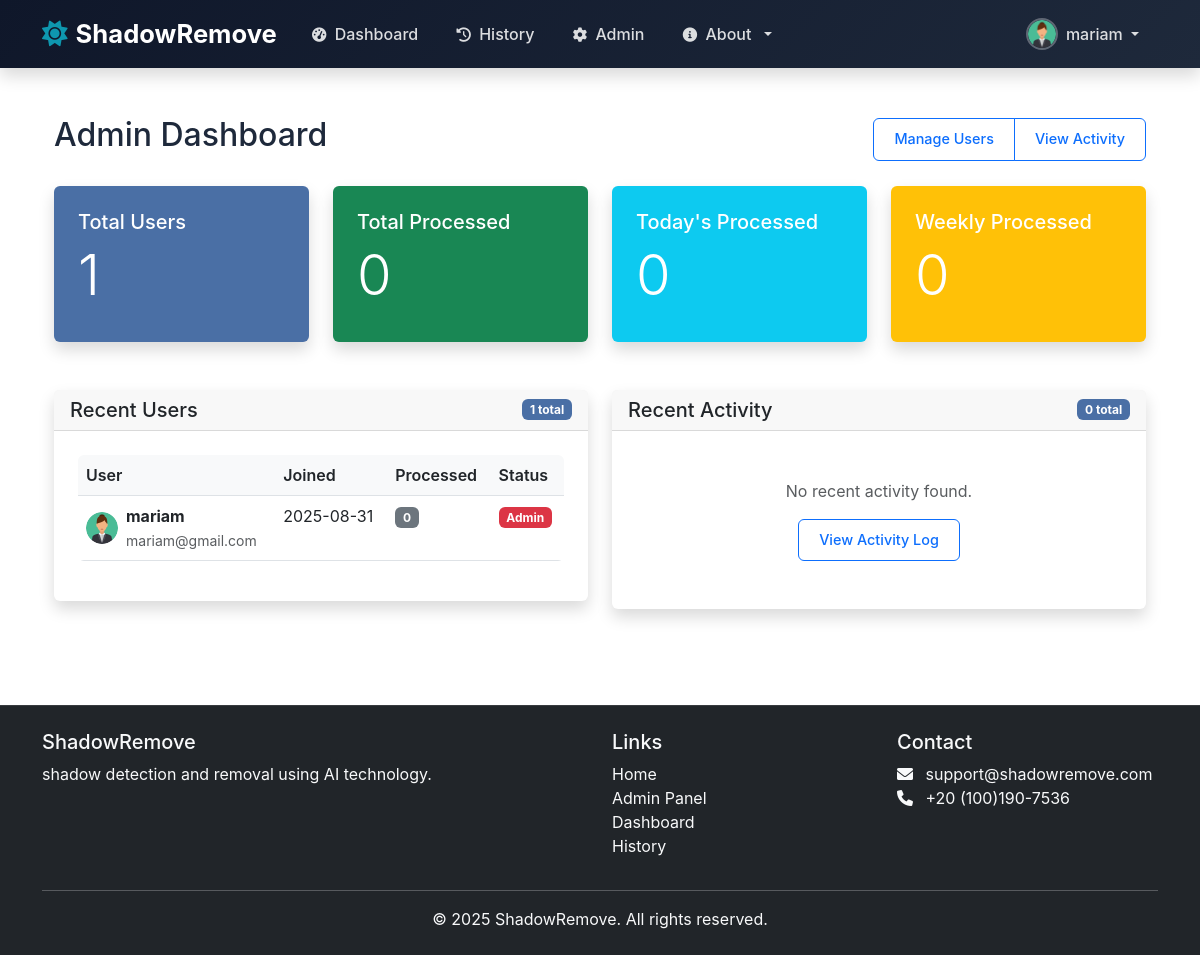
The page /admin (signed in) on the database its author committed.
### models.py (models this page shows, shortened)
class User(UserMixin, db.Model):
    id = db.Column(db.Integer, primary_key=True)
    username = db.Column(db.String(80), unique=True, nullable=False)
    email = db.Column(db.String(120), unique=True, nullable=False)
    password_hash = db.Column(db.String(128))
    first_name = db.Column(db.String(80), nullable=True)
    last_name = db.Column(db.String(80), nullable=True)
    bio = db.Column(db.Text, nullable=True)
    avatar = db.Column(db.String(120), default='default-avatar.png')
    created_at = db.Column(db.DateTime, default=datetime.utcnow)
    updated_at = db.Column(db.DateTime, default=datetime.utcnow, onupdate=datetime.utcnow)
    is_admin = db.Column(db.Boolean, default=False)
    is_active = db.Column(db.Boolean, default=True)

### admin_route.py (the view)
@admin_required
def admin_dashboard():
    from app import db
    users = User.query.order_by(User.created_at.desc()).all()
    users_data = []
    for user in users:
        processed_count = ProcessedImage.query.filter_by(user_id=user.id).count()
        last_activity = ProcessedImage.query.filter_by(user_id=user.id).order_by(ProcessedImage.created_at.desc()).first()
        users_data.append({
            'user': user,
            'processed_count': processed_count,
            'last_activity': last_activity
        })
    recent_activity = ProcessedImage.query.order_by(ProcessedImage.created_at.desc()).limit(10).all()
    total_users = User.query.count()
    total_processed = ProcessedImage.query.count()
    today_start = datetime.now().replace(hour=0, minute=0, second=0, microsecond=0)
    today_processed = ProcessedImage.query.filter(ProcessedImage.created_at >= today_start).count()
    week_start = today_start - timedelta(days=today_start.weekday())
    weekly_processed = ProcessedImage.query.filter(ProcessedImage.created_at >= week_start).count()
    detection_count = ProcessedImage.query.filter_by(process_type='detection').count()
    removal_count = ProcessedImage.query.filter_by(process_type='removal').count()
    return render_template('admin/admin_dashboard.html',
                         users_data=users_data,
                         recent_activity=recent_activity,
                         total_users=total_users,
                         total_processed=total_processed,
                         today_processed=today_processed,
                         weekly_processed=weekly_processed,
                         detection_count=detection_count,
                         removal_count=removal_count)

### templates/admin/admin_dashboard.html (shortened to what this page needs)
{% extends "base.html" %}
{% block content %}
<div class="container-fluid py-4">
    <div class="d-flex justify-content-between align-items-center mb-4">
        <h1 class="h2">Admin Dashboard</h1>
        <div class="btn-group">
            <a href="{{ url_for('admin_users') }}" class="btn btn-outline-primary">Manage Users</a>
            <a href="{{ url_for('admin_activity') }}" class="btn btn-outline-primary">View Activity</a>
        </div>
    </div>
    <div class="row mb-4">
        <div class="col-md-3">
            <div class="card bg-primary text-white">
                <div class="card-body">
                    <h5 class="card-title">Total Users</h5>
                    <h2 class="display-4">{{ total_users }}</h2>
                </div>
            </div>
        </div>
        <div class="col-md-3">
            <div class="card bg-success text-white">
                <div class="card-body">
                    <h5 class="card-title">Total Processed</h5>
                    <h2 class="display-4">{{ total_processed }}</h2>
                </div>
            </div>
        </div>
        <div class="col-md-3">
            <div class="card bg-info text-white">
                <div class="card-body">
                    <h5 class="card-title">Today's Processed</h5>
                    <h2 class="display-4">{{ today_processed }}</h2>
                </div>
            </div>
        </div>
        <div class="col-md-3">
            <div class="card bg-warning text-white">
                <div class="card-body">
                    <h5 class="card-title">Weekly Processed</h5>
                    <h2 class="display-4">{{ weekly_processed }}</h2>
                </div>
            </div>
        </div>
    </div>
    <div class="row">
        <div class="col-md-6">
            <div class="card">
                <div class="card-header d-flex justify-content-between align-items-center">
                    <h5 class="card-title mb-0">Recent Users</h5>
                    <span class="badge bg-primary">{{ users_data|length }} total</span>
                </div>
                <div class="card-body">
                    <div class="table-responsive">
                        <table class="table table-hover">
                            <thead>
                                <tr>
                                    <th>User</th>
                                    <th>Joined</th>
                                    <th>Processed</th>
                                    <th>Status</th>
                                </tr>
                            </thead>
                            <tbody>
                                {% for data in users_data[:4] %}
                                <tr>
                                    <td>
                                        <div class="d-flex align-items-center">
                                            {% if data.user.avatar and data.user.avatar != 'default-avatar.png' %}
                                                <img src="{{ url_for('static', filename='uploads/avatars/' + data.user.avatar) }}"
                                                    class="rounded-circle me-2" width="32" height="32" alt="{{ data.user.username }}">
                                            {% else %}
                                                <img src="{{ url_for('static', filename='images/default-avatar.png') }}"
                                                    class="rounded-circle me-2" width="32" height="32" alt="Default Avatar">
                                            {% endif %}
                                            <div>
                                                <strong>{{ data.user.username }}</strong>
                                                <br>
                                                <small class="text-muted">{{ data.user.email }}</small>
                                            </div>
                                        </div>
                                    </td>
                                    <td>{{ data.user.created_at.strftime('%Y-%m-%d') }}</td>
                                    <td><span class="badge bg-secondary">{{ data.processed_count }}</span></td>
                                    <td>
                                        {% if data.user.is_admin %}
                                            <span class="badge bg-danger">Admin</span>
                                        {% else %}
                                            <span class="badge bg-success">User</span>
                                        {% endif %}
                                    </td>
                                </tr>
                                {% endfor %}
                            </tbody>
                        </table>
                    </div>
                </div>
            </div>
        </div>
        <div class="col-md-6">
            <div class="card">
                <div class="card-header d-flex justify-content-between align-items-center">
                    <h5 class="card-title mb-0">Recent Activity</h5>
                    <span class="badge bg-primary">{{ recent_activity|length }} total</span>
                </div>
                <div class="card-body">
                    {% if recent_activity %}
                    <div class="table-responsive">
                        <table class="table table-hover">
                            <thead>
                                <tr>
                                    <th>User</th>
                                    <th>Type</th>
                                    <th>File</th>
                                    <th>Date</th>
                                    <th>Action</th>
                                </tr>
                            </thead>
                            <tbody>
                                {% for activity in recent_activity[:4] %}
                                <tr>
                                    <td>
                                        <div class="d-flex align-items-center">
                                            {% if activity.user.avatar and activity.user.avatar != 'default-avatar.png' %}
                                                <img src="{{ url_for('static', filename='uploads/avatars/' + activity.user.avatar) }}"
                                                    class="rounded-circle me-2" width="32" height="32" alt="{{ activity.user.username }}">
                                            {% else %}
                                                <img src="{{ url_for('static', filename='images/default-avatar.png') }}"
                                                    class="rounded-circle me-2" width="32" height="32" alt="Default Avatar">
                                            {% endif %}
                                            <div>
                                                <strong>{{ activity.user.username }}</strong>
                                            </div>
                                        </div>
                                    </td>
                                    <td>
                                        <span class="badge bg-{{ 'primary' if activity.process_type == 'detection' else 'success' }}">
                                            {{ activity.process_type | title }}
                                        </span>
                                    </td>
                                    <td>
                                        <small class="text-muted">{{ activity.original_filename|truncate(20) }}</small>
                                    </td>
                                    <td>
                                        <small>{{ activity.created_at.strftime('%m/%d %H:%M') }}</small>
                                    </td>
                                    <td>
                                        <a href="{{ url_for('admin_view_image', image_id=activity.id) }}"
                                           class="btn btn-sm btn-outline-primary" target="_blank">View</a>
                                    </td>
                                </tr>
                                {% endfor %}
                            </tbody>
                        </table>
                    </div>
                    {% if recent_activity|length > 4 %}
                    <div class="text-center mt-3">
                        <p class="text-muted mb-2">Showing 4 of {{ recent_activity|length }} activities</p>
                        <a href="{{ url_for('admin_activity') }}" class="btn btn-sm btn-primary">View All Activities</a>
                    </div>
                    {% endif %}
                    {% else %}
                    <div class="text-center py-4">
                        <p class="text-muted">No recent activity found.</p>
                        <a href="{{ url_for('admin_activity') }}" class="btn btn-sm btn-outline-primary">View Activity Log</a>
                    </div>
                    {% endif %}
                </div>
            </div>
        </div>
    </div>
</div>
{% endblock %}

### templates/base.html (shortened to what this page needs)
<!DOCTYPE html>
<html lang="en">
<head>
    <link href="https://cdn.jsdelivr.net/npm/bootstrap@5.3.0/dist/css/bootstrap.min.css" rel="stylesheet">
    <link href="https://cdnjs.cloudflare.com/ajax/libs/font-awesome/6.0.0/css/all.min.css" rel="stylesheet">
    <link href="{{ url_for('static', filename='css/profile.css') }}" rel="stylesheet">
    <link rel="stylesheet" href="{{ url_for('static', filename='css/style.css') }}">
    <link rel="stylesheet" href="{{ url_for('static', filename='css/authentication.css') }}">
</head>
<body>
    <nav class="navbar navbar-expand-lg navbar-dark bg-dark fixed-top shadow">
        <div class="container">
            <a class="navbar-brand d-flex align-items-center" href="{{ url_for('index') }}">
                <i class="fas fa-sun me-2"></i>
                <span class="fw-bold">ShadowRemove</span>
            </a>
            <div class="collapse navbar-collapse" id="navbarNav">
                <ul class="navbar-nav me-auto">
                    <li class="nav-item">
                        <a class="nav-link" href="{{ url_for('dashboard') }}">
                            <i class="fas fa-tachometer-alt me-1"></i> Dashboard
                        </a>
                    </li>
                    <li class="nav-item">
                        <a class="nav-link" href="{{ url_for('history') }}">
                            <i class="fas fa-history me-1"></i> History
                        </a>
                    </li>
                    {% if current_user.is_authenticated and current_user.is_admin %}
                    <li class="nav-item">
                        <a class="nav-link" href="{{ url_for('admin_dashboard') }}">
                            <i class="fas fa-cog me-1"></i> Admin
                        </a>
                    </li>
                    {% endif %}
                    <li class="nav-item dropdown">
                        <a class="nav-link dropdown-toggle" href="#" id="navbarDropdown" role="button" data-bs-toggle="dropdown">
                            <i class="fas fa-info-circle me-1"></i> About
                        </a>
                    </li>
                </ul>
                <ul class="navbar-nav ms-auto">
                    {% if current_user.is_authenticated %}
                    <li class="nav-item dropdown">
                        <a class="nav-link dropdown-toggle d-flex align-items-center" href="#" id="userDropdown" role="button" data-bs-toggle="dropdown">
                            {% if current_user.avatar and current_user.avatar != 'default-avatar.png' %}
                                <img src="{{ url_for('static', filename='uploads/avatars/' + current_user.avatar) }}" class="profile-picture me-2" alt="Profile Picture">
                            {% else %}
                                <img src="{{ url_for('static', filename='images/default-avatar.png') }}" class="profile-picture me-2" alt="Default Profile">
                            {% endif %}
                            <span>{{ current_user.username }}</span>
                        </a>
                    </li>
                    {% endif %}
                </ul>
            </div>
        </div>
    </nav>
    <div class="container mt-5 pt-4">
        {% block content %}{% endblock %}
    </div>
    <footer class="bg-dark text-light py-4 mt-5">
        <div class="container">
            <div class="row">
                <div class="col-md-6">
                    <h5>ShadowRemove</h5>
                    <p>shadow detection and removal using AI technology.</p>
                </div>
                <div class="col-md-3">
                    <h5>Links</h5>
                    <ul class="list-unstyled">
                        <li><a href="{{ url_for('index') }}" class="text-light">Home</a></li>
                        {% if current_user.is_authenticated and current_user.is_admin %}
                            <li><a class="dropdown-item" href="{{ url_for('admin_dashboard') }}">Admin Panel</a></li>
                        {% endif %}
                        <li><a href="{{ url_for('dashboard') }}" class="text-light">Dashboard</a></li>
                        <li><a href="{{ url_for('history') }}" class="text-light">History</a></li>
                    </ul>
                </div>
                <div class="col-md-3">
                    <h5>Contact</h5>
                    <ul class="list-unstyled">
                        <li><i class="fas fa-envelope me-2"></i> support@shadowremove.com</li>
                        <li><i class="fas fa-phone me-2"></i> +20 (100)190-7536</li>
                    </ul>
                </div>
            </div>
            <hr class="bg-light">
            <div class="text-center">
                <p class="mb-0">&copy; 2025 ShadowRemove. All rights reserved.</p>
            </div>
        </div>
    </footer>
</body>
</html>

### rows shown on the page
User: avatar (picture), username "mariam", user.username "mariam", user.email "mariam@gmail.com", user.created_at "2025-08-31"

### other values the page prints
{{ total_users }} "1"
{{ total_processed }} "0"
{{ today_processed }} "0"
{{ weekly_processed }} "0"
{{ users_data|length }} "1"
{{ data.processed_count }} "0"
{{ recent_activity|length }} "0"
